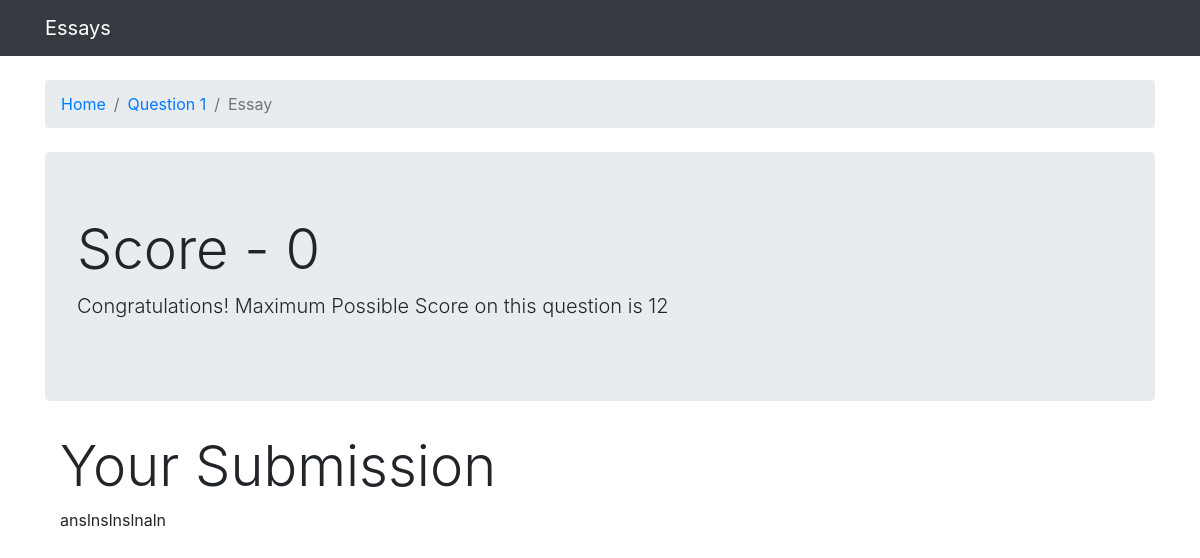
Page /98/essay98/ on the committed database.
### grader/models.py (models this page shows, shortened)
class Essay(models.Model):
    question = models.ForeignKey(Question, on_delete=models.CASCADE)
    content = models.TextField(max_length=100000)
    score = models.IntegerField(null=True, blank=True)

class Question(models.Model):
    question_title = models.TextField(max_length=100000)
    set = models.IntegerField(unique=True)
    min_score = models.IntegerField()
    max_score = models.IntegerField()

### grader/views.py (the view)
# urls.py: path('<int:question_id>/essay<int:essay_id>/', views.essay, name='essay'),
def essay(request, question_id, essay_id):
    essay = get_object_or_404(Essay, pk=essay_id)
    context = {
        "essay": essay,
    }
    return render(request, 'grader/essay.html', context)

### grader/templates/grader/essay.html
{% extends 'base.html' %}
{% load widget_tweaks %}
{% block breadcrumb %}
  <li class="breadcrumb-item active"><a href="{% url 'index' %}">Home</a></li>
  <li class="breadcrumb-item active"><a href="{% url 'question' essay.question.set %}">Question {{ essay.question.set }}</a></li>
  <li class="breadcrumb-item active">Essay</li>
{% endblock %}
{% block content %}
    <div class="jumbotron">
        <h1 class="display-4">Score - {{ essay.score }}</h1>
        <p class="lead">Congratulations! Maximum Possible Score on this question is {{ essay.question.max_score }}</p>
    </div>
    <div class="container">
            <h2 class="display-4">Your Submission</h2>
            <p class="text-justify">{{ essay.content }}</p>
        </div>
{% endblock %}

### rows in the picture
Essay: question.set "1", score "0", question.max_score "12", content "anslnslnslnaln"
